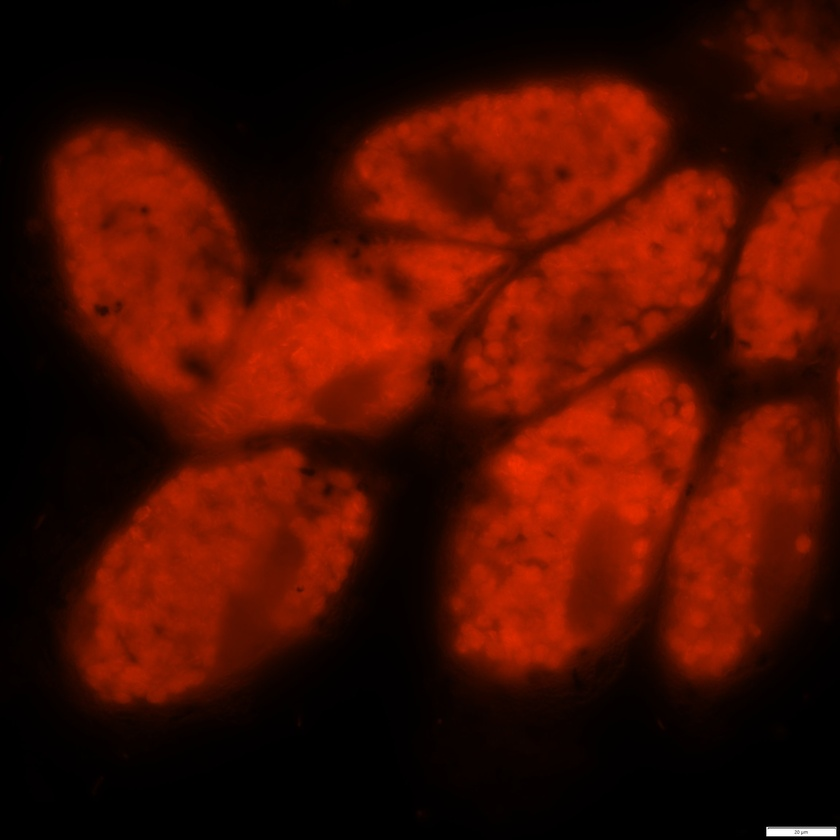
#> input picture cyanos/画像_13101.jpg, 840 x 840 px, shrunk from 2304 x 2304 before the run, found by its file name
$ python circle_counting.py
#> lines starting #> are read from the running program, lines starting #| are printed output that depends on the picture; after the words box and inside, x2 and y2 are one past the last pixel; in counts of white or black regions, pixels touching at a corner belong together
import cv2
import numpy as np

def count_cyanobacteria(image_path):
  # Read the image
  img = cv2.imread(image_path)
#> img is the input picture: shape (840, 840, 3); mean B, G, R 0.8, 13.6, 73.1

  # Convert the image to grayscale
  gray = cv2.cvtColor(img, cv2.COLOR_BGR2GRAY)
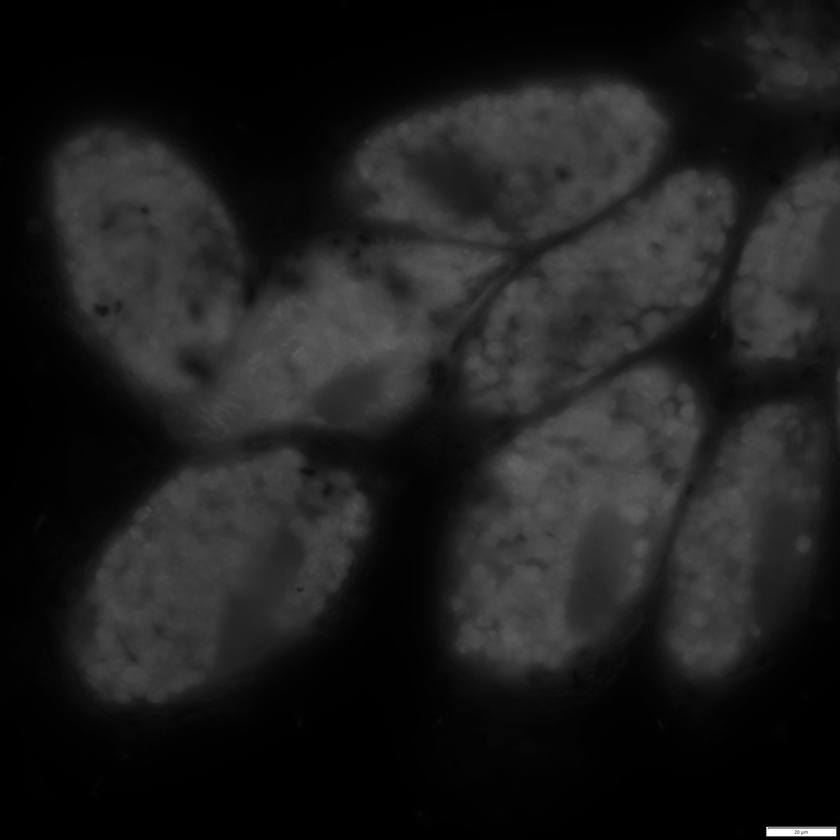
#> gray: shape (840, 840); min 0, max 255, mean 29.9

  # Apply thresholding to isolate the red circles
  _, thresh = cv2.threshold(gray, 127, 255, cv2.THRESH_BINARY_INV)
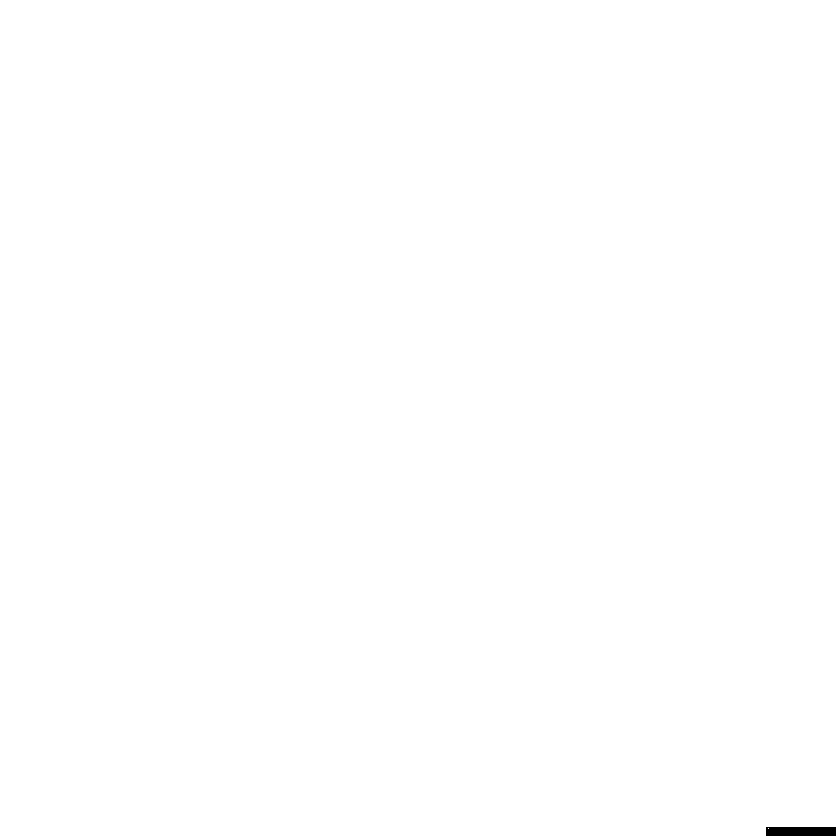
#> thresh: shape (840, 840); 99.9% white; 1 black region, box (x1, y1, x2, y2) and area: (766, 827, 836, 836) 629

  # Find contours of the red circles
  contours, _ = cv2.findContours(thresh, cv2.RETR_EXTERNAL, cv2.CHAIN_APPROX_SIMPLE)
#> contours = [[[0, 0], [0, 839], [839, 839], [839, 0]]]

  # Count the number of contours
  num_cyanobacteria = len(contours)
#> num_cyanobacteria = 1

  return num_cyanobacteria

# Example usage:
image_path = "/Users/yujirokisu/Documents/devs/processing_images/cyanos/画像_13101.jpg"
count = count_cyanobacteria(image_path)
#> count = 1
print("Number of cyanobacteria:", count)
#| Number of cyanobacteria: 1

$ run again, with cyanos/画像_12021.jpg copied over cyanos/画像_13101.jpg
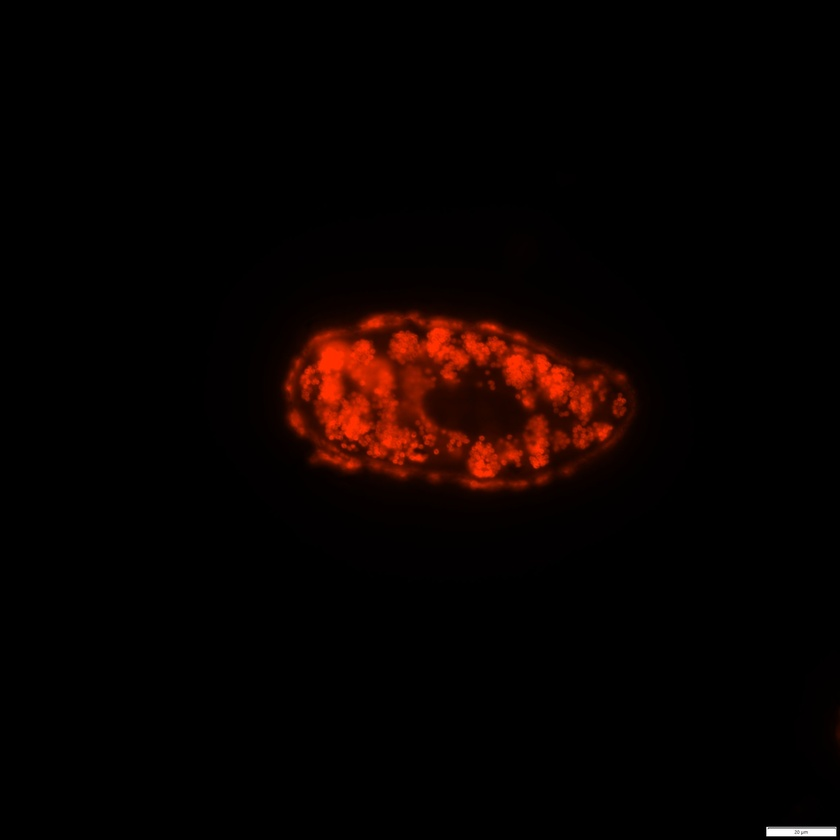
#> input picture cyanos/画像_12021.jpg, 840 x 840 px, shrunk from 2304 x 2304 before the run, found by its file name
#> in count_cyanobacteria, img is the input picture: shape (840, 840, 3); mean B, G, R 0.4, 1.8, 8.9
#> in count_cyanobacteria, `gray = cv2.cvtColor(img, cv2.COLOR_BGR2GRAY)`:
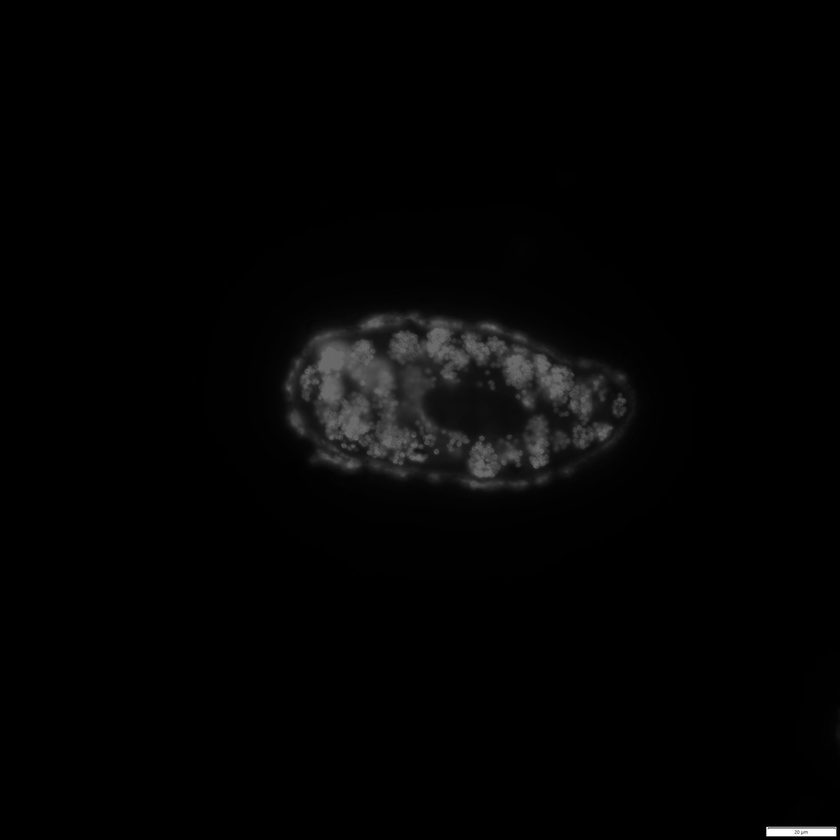
#> gray: shape (840, 840); min 0, max 255, mean 3.8
#> thresh: shape (840, 840); 99.9% white; 1 black region, box (x1, y1, x2, y2) and area: (766, 827, 836, 836) 629
#> contours = [[[0, 0], [0, 839], [839, 839], [839, 0]]]
#> num_cyanobacteria = 1
#| Number of cyanobacteria: 1

$ run again, with cyanos/画像_12023.jpg copied over cyanos/画像_13101.jpg
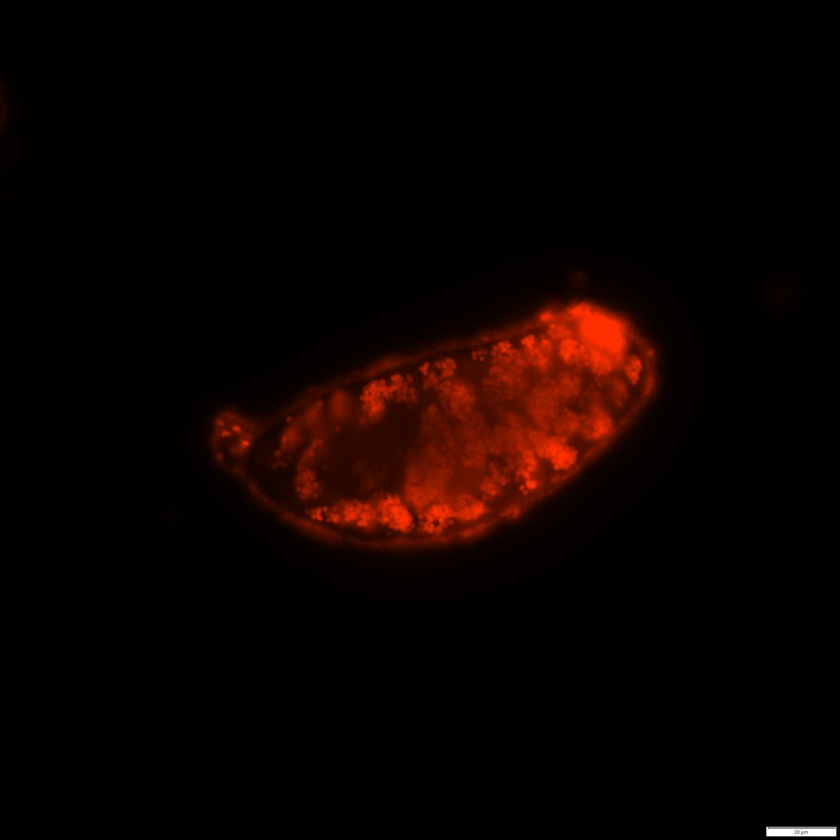
#> input picture cyanos/画像_12023.jpg, 840 x 840 px, shrunk from 2304 x 2304 before the run, found by its file name
#> in count_cyanobacteria, img is the input picture: shape (840, 840, 3); mean B, G, R 0.4, 2.3, 11.6
#> in count_cyanobacteria, `gray = cv2.cvtColor(img, cv2.COLOR_BGR2GRAY)`:
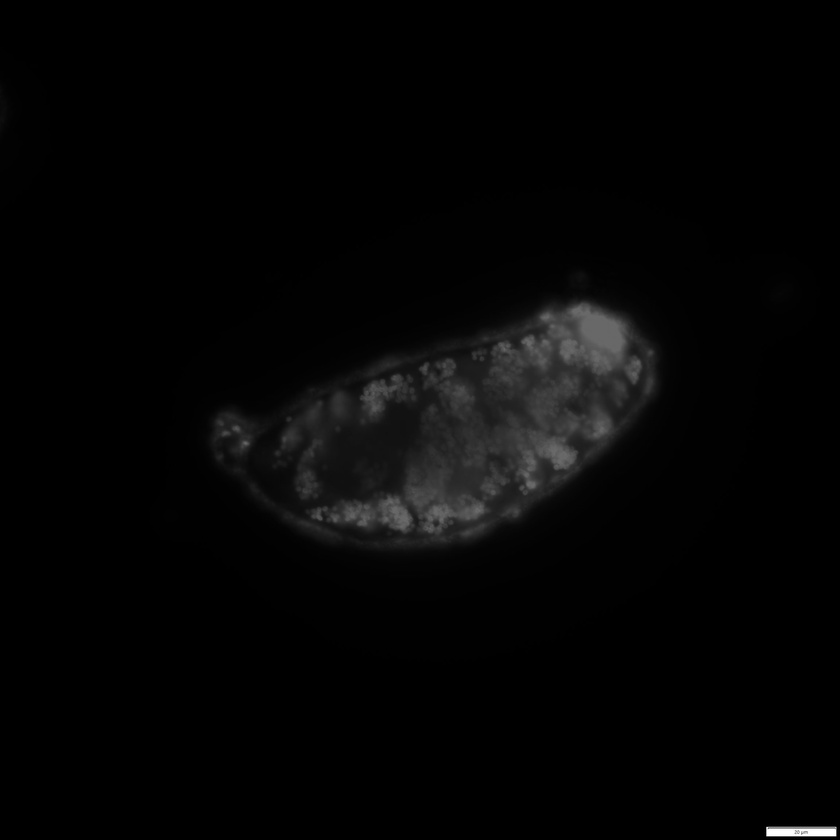
#> gray: shape (840, 840); min 0, max 255, mean 4.9
#> thresh: shape (840, 840); 99.9% white; 1 black region, box (x1, y1, x2, y2) and area: (766, 827, 836, 836) 629
#> contours = [[[0, 0], [0, 839], [839, 839], [839, 0]]]
#> num_cyanobacteria = 1
#| Number of cyanobacteria: 1
